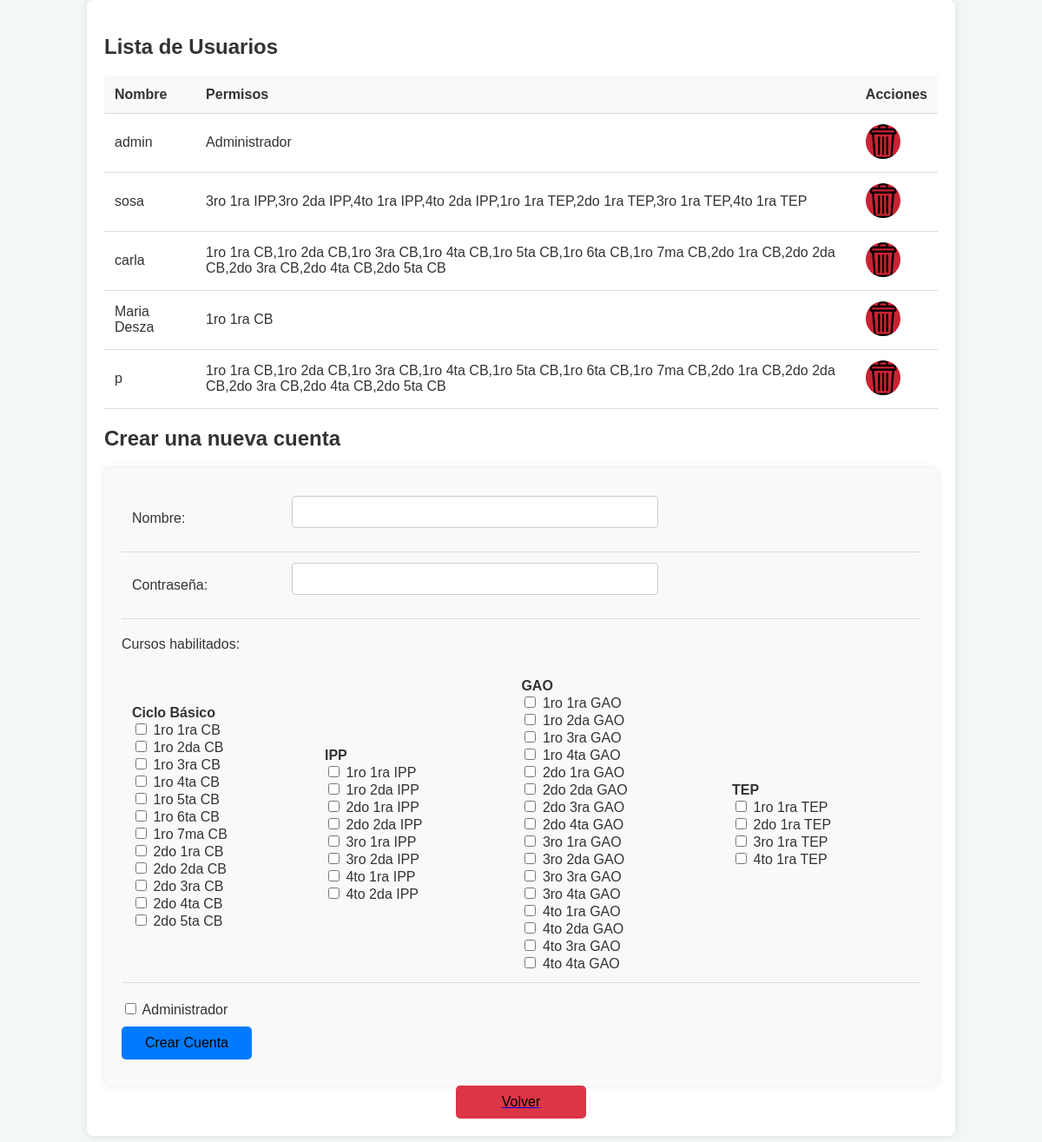
/cuentas.php (signed in), run on an earlier commit of the app's database.
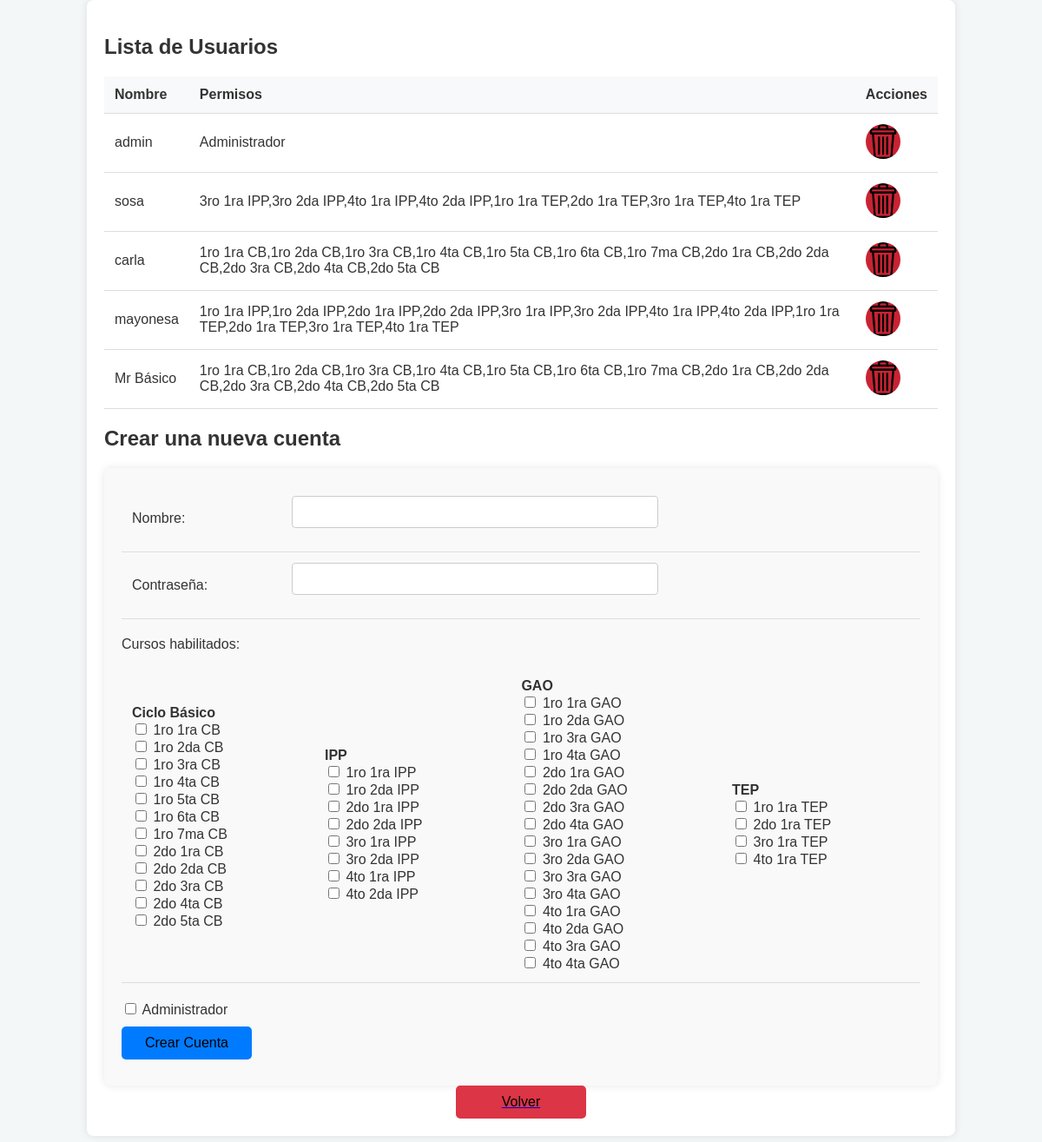
And on a later commit of the database.
### tables this page shows
CREATE TABLE IF NOT EXISTS `usuarios` (
  `id` int NOT NULL AUTO_INCREMENT,
  `nombre` varchar(255) NOT NULL,
  `contraseña` varchar(255) NOT NULL,
  `permisos` set('1ro 1ra CB','1ro 2da CB','1ro 3ra CB','1ro 4ta CB','1ro 5ta CB','1ro 6ta CB','1ro 7ma CB','2do 1ra CB','2do 2da CB','2do 3ra CB','2do 4ta CB','2do 5ta CB','1ro 1ra IPP','1ro 2da IPP','2do 1ra IPP','2do 2da IPP','3ro 1ra IPP','3ro 2da IPP','4to 1ra IPP','4to 2da IPP','1ro 1ra GAO','1ro 2da GAO','1ro 3ra GAO','1ro 4ta GAO','2do 1ra GAO','2do 2da GAO','2do 3ra GAO','2do 4ta GAO','3ro 1ra GAO','3ro 2da GAO','3ro 3ra GAO','3ro 4ta GAO','4to 1ra GAO','4to 2da GAO','4to 3ra GAO','4to 4ta GAO','1ro 1ra TEP','2do 1ra TEP','3ro 1ra TEP','4to 1ra TEP','Administrador') DEFAULT NULL,
  PRIMARY KEY (`id`)
);

### cuentas.php (the view, shortened to what this page needs)
<?php
$host = "localhost";
$dbname = "registro";
$username = "root";
$password = "";
try {
    $conn = new PDO("mysql:host=$host;dbname=$dbname", $username, $password);
    $conn->setAttribute(PDO::ATTR_ERRMODE, PDO::ERRMODE_EXCEPTION);
} catch (PDOException $e) {
    die("Error al conectar con la base de datos: " . $e->getMessage());
}
$permiso = "";
$stmt = $conn->prepare("SELECT * FROM usuarios");
$stmt->execute();
$usuarios = $stmt->fetchAll(PDO::FETCH_ASSOC);
?>
<!DOCTYPE html>
<html lang="es">
<head>
    <link rel="stylesheet" href="css/cuentas.css">
</head>
    <div class="container">
        <h2>Lista de Usuarios</h2>
        <div class="table-container">
        <table class="table">
            <tr>
                <th>Nombre</th>
                <th>Permisos</th>
                <th>Acciones</th>
            </tr>
            <?php foreach ($usuarios as $usuario): ?>
            <tr>
                <td><?php echo htmlspecialchars($usuario['nombre']); ?></td>
                <td><?php echo htmlspecialchars($usuario['permisos']); ?></td>
                <td>
                    <form action="" method="post" style="display:inline;">
                        <button type="submit" name="quitar" class="eliminar"></button>
                    </form>
                </td>
            </tr>
            <?php endforeach; ?>
        </table>
        <h2>Crear una nueva cuenta</h2>
        <div class="formulario">
        <form method="POST" action="">
            <table>
                <tr>
                    <td><label for="nombre">Nombre:</label></td>
                    <td><input type="text" name="nombre" required></td>
                </tr>
                <tr>
                    <td><label for="contraseña">Contraseña:</label></td>
                    <td><input type="password" name="contraseña" required></td>
                </tr>
            </table>
        <div class="cursos">
        <label>Cursos habilitados:</label><br>
<div class="opciones">
<table>
<tr>
<td>
<div class="CB">
<strong>Ciclo Básico</strong><br>
<input type="checkbox" name="cursos[]" <?php if (isset($permiso) && in_array("1ro 1ra CB", explode(',', $permiso))) echo 'checked'; ?> value="1ro 1ra CB"> 1ro 1ra CB<br>
<input type="checkbox" name="cursos[]" <?php if (isset($permiso) && in_array("1ro 2da CB", explode(',', $permiso))) echo 'checked'; ?> value="1ro 2da CB"> 1ro 2da CB<br>
<input type="checkbox" name="cursos[]" <?php if (isset($permiso) && in_array("1ro 3ra CB", explode(',', $permiso))) echo 'checked'; ?> value="1ro 3ra CB"> 1ro 3ra CB<br>
<input type="checkbox" name="cursos[]" <?php if (isset($permiso) && in_array("1ro 4ta CB", explode(',', $permiso))) echo 'checked'; ?> value="1ro 4ta CB"> 1ro 4ta CB<br>
<input type="checkbox" name="cursos[]" <?php if (isset($permiso) && in_array("1ro 5ta CB", explode(',', $permiso))) echo 'checked'; ?> value="1ro 5ta CB"> 1ro 5ta CB<br>
<input type="checkbox" name="cursos[]" <?php if (isset($permiso) && in_array("1ro 6ta CB", explode(',', $permiso))) echo 'checked'; ?> value="1ro 6ta CB"> 1ro 6ta CB<br>
<input type="checkbox" name="cursos[]" <?php if (isset($permiso) && in_array("1ro 7ma CB", explode(',', $permiso))) echo 'checked'; ?> value="1ro 7ma CB"> 1ro 7ma CB<br>
<input type="checkbox" name="cursos[]" <?php if (isset($permiso) && in_array("2do 1ra CB", explode(',', $permiso))) echo 'checked'; ?> value="2do 1ra CB"> 2do 1ra CB<br>
<input type="checkbox" name="cursos[]" <?php if (isset($permiso) && in_array("2do 2da CB", explode(',', $permiso))) echo 'checked'; ?> value="2do 2da CB"> 2do 2da CB<br>
<input type="checkbox" name="cursos[]" <?php if (isset($permiso) && in_array("2do 3ra CB", explode(',', $permiso))) echo 'checked'; ?> value="2do 3ra CB"> 2do 3ra CB<br>
<input type="checkbox" name="cursos[]" <?php if (isset($permiso) && in_array("2do 4ta CB", explode(',', $permiso))) echo 'checked'; ?> value="2do 4ta CB"> 2do 4ta CB<br>
<input type="checkbox" name="cursos[]" <?php if (isset($permiso) && in_array("2do 5ta CB", explode(',', $permiso))) echo 'checked'; ?> value="2do 5ta CB"> 2do 5ta CB<br>
</div>
</td>
<td>
<div class="IPP">
<br><strong>IPP</strong><br>
<input type="checkbox" name="cursos[]" <?php if (isset($permiso) && in_array("1ro 1ra IPP", explode(',', $permiso))) echo 'checked'; ?> value="1ro 1ra IPP"> 1ro 1ra IPP<br>
<input type="checkbox" name="cursos[]" <?php if (isset($permiso) && in_array("1ro 2da IPP", explode(',', $permiso))) echo 'checked'; ?> value="1ro 2da IPP"> 1ro 2da IPP<br>
<input type="checkbox" name="cursos[]" <?php if (isset($permiso) && in_array("2do 1ra IPP", explode(',', $permiso))) echo 'checked'; ?> value="2do 1ra IPP"> 2do 1ra IPP<br>
<input type="checkbox" name="cursos[]" <?php if (isset($permiso) && in_array("2do 2da IPP", explode(',', $permiso))) echo 'checked'; ?> value="2do 2da IPP"> 2do 2da IPP<br>
<input type="checkbox" name="cursos[]" <?php if (isset($permiso) && in_array("3ro 1ra IPP", explode(',', $permiso))) echo 'checked'; ?> value="3ro 1ra IPP"> 3ro 1ra IPP<br>
<input type="checkbox" name="cursos[]" <?php if (isset($permiso) && in_array("3ro 2da IPP", explode(',', $permiso))) echo 'checked'; ?> value="3ro 2da IPP"> 3ro 2da IPP<br>
<input type="checkbox" name="cursos[]" <?php if (isset($permiso) && in_array("4to 1ra IPP", explode(',', $permiso))) echo 'checked'; ?> value="4to 1ra IPP"> 4to 1ra IPP<br>
<input type="checkbox" name="cursos[]" <?php if (isset($permiso) && in_array("4to 2da IPP", explode(',', $permiso))) echo 'checked'; ?> value="4to 2da IPP"> 4to 2da IPP<br>
</div>
</td>
<td>
<div class="GAO">
<br><strong>GAO</strong><br>
<input type="checkbox" name="cursos[]" <?php if (isset($permiso) && in_array("1ro 1ra GAO", explode(',', $permiso))) echo 'checked'; ?> value="1ro 1ra GAO"> 1ro 1ra GAO<br>
<input type="checkbox" name="cursos[]" <?php if (isset($permiso) && in_array("1ro 2da GAO", explode(',', $permiso))) echo 'checked'; ?> value="1ro 2da GAO"> 1ro 2da GAO<br>
<input type="checkbox" name="cursos[]" <?php if (isset($permiso) && in_array("1ro 3ra GAO", explode(',', $permiso))) echo 'checked'; ?> value="1ro 3ra GAO"> 1ro 3ra GAO<br>
<input type="checkbox" name="cursos[]" <?php if (isset($permiso) && in_array("1ro 4ta GAO", explode(',', $permiso))) echo 'checked'; ?> value="1ro 4ta GAO"> 1ro 4ta GAO<br>
<input type="checkbox" name="cursos[]" <?php if (isset($permiso) && in_array("2do 1ra GAO", explode(',', $permiso))) echo 'checked'; ?> value="2do 1ra GAO"> 2do 1ra GAO<br>
<input type="checkbox" name="cursos[]" <?php if (isset($permiso) && in_array("2do 2da GAO", explode(',', $permiso))) echo 'checked'; ?> value="2do 2da GAO"> 2do 2da GAO<br>
<input type="checkbox" name="cursos[]" <?php if (isset($permiso) && in_array("2do 3ra GAO", explode(',', $permiso))) echo 'checked'; ?> value="2do 3ra GAO"> 2do 3ra GAO<br>
<input type="checkbox" name="cursos[]" <?php if (isset($permiso) && in_array("2do 4ta GAO", explode(',', $permiso))) echo 'checked'; ?> value="2do 4ta GAO"> 2do 4ta GAO<br>
<input type="checkbox" name="cursos[]" <?php if (isset($permiso) && in_array("3ro 1ra GAO", explode(',', $permiso))) echo 'checked'; ?> value="3ro 1ra GAO"> 3ro 1ra GAO<br>
<input type="checkbox" name="cursos[]" <?php if (isset($permiso) && in_array("3ro 2da GAO", explode(',', $permiso))) echo 'checked'; ?> value="3ro 2da GAO"> 3ro 2da GAO<br>
<input type="checkbox" name="cursos[]" <?php if (isset($permiso) && in_array("3ro 3ra GAO", explode(',', $permiso))) echo 'checked'; ?> value="3ro 3ra GAO"> 3ro 3ra GAO<br>
<input type="checkbox" name="cursos[]" <?php if (isset($permiso) && in_array("3ro 4ta GAO", explode(',', $permiso))) echo 'checked'; ?> value="3ro 4ta GAO"> 3ro 4ta GAO<br>
<input type="checkbox" name="cursos[]" <?php if (isset($permiso) && in_array("4to 1ra GAO", explode(',', $permiso))) echo 'checked'; ?> value="4to 1ra GAO"> 4to 1ra GAO<br>
<input type="checkbox" name="cursos[]" <?php if (isset($permiso) && in_array("4to 2da GAO", explode(',', $permiso))) echo 'checked'; ?> value="4to 2da GAO"> 4to 2da GAO<br>
<input type="checkbox" name="cursos[]" <?php if (isset($permiso) && in_array("4to 3ra GAO", explode(',', $permiso))) echo 'checked'; ?> value="4to 3ra GAO"> 4to 3ra GAO<br>
<input type="checkbox" name="cursos[]" <?php if (isset($permiso) && in_array("4to 4ta GAO", explode(',', $permiso))) echo 'checked'; ?> value="4to 4ta GAO"> 4to 4ta GAO<br>
</div>
</td>
<td>
<br><strong>TEP</strong><br>
<input type="checkbox" name="cursos[]" <?php if (isset($permiso) && in_array("1ro 1ra TEP", explode(',', $permiso))) echo 'checked'; ?> value="1ro 1ra TEP"> 1ro 1ra TEP<br>
<input type="checkbox" name="cursos[]" <?php if (isset($permiso) && in_array("2do 1ra TEP", explode(',', $permiso))) echo 'checked'; ?> value="2do 1ra TEP"> 2do 1ra TEP<br>
<input type="checkbox" name="cursos[]" <?php if (isset($permiso) && in_array("3ro 1ra TEP", explode(',', $permiso))) echo 'checked'; ?> value="3ro 1ra TEP"> 3ro 1ra TEP<br>
<input type="checkbox" name="cursos[]" <?php if (isset($permiso) && in_array("4to 1ra TEP", explode(',', $permiso))) echo 'checked'; ?> value="4to 1ra TEP"> 4to 1ra TEP<br>
</div>
<input type="checkbox" name="cursos[]" <?php if (isset($permiso) && in_array("Administrador", explode(',', $permiso))) echo 'checked'; ?> value="Administrador"> Administrador<br>
</div>
</div>
            <button class="btn registrar" type="submit" name="crear">Crear Cuenta</button>
    </div>
        <a href="index.php"><button class="btn btn-logout" >Volver</button></a>
    </div>
</body>
</html>

### css/cuentas.css (style rules this page uses)
.container { width: 80%; max-width: 1200px; background-color: white; border-radius: 8px; box-shadow: 0px 0px 10px rgba(0, 0, 0, 0.1); padding: 20px; margin-bottom: 30px; }
table { width: 100%; border-collapse: collapse; margin-bottom: 20px; }
table th, table td { padding: 12px; border-bottom: 1px solid #ddd; text-align: left; }
table th { background-color: #f8f9fa; font-weight: bold; }
.formulario { background-color: #f9f9f9; padding: 20px; border-radius: 8px; box-shadow: 0px 0px 10px rgba(0, 0, 0, 0.1); }
.formulario select, .formulario input[type="text"], .formulario input[type="password"] { width: 400px; padding: 10px; margin-bottom: 15px; border-radius: 4px; border: 1px solid #ccc; }
.eliminar { background: url("../img/basurero.png") no-repeat center center; background-size: cover; border-radius: 100%; height: 40px; width: 40px; background-color: #c82333 ; border: 0; }
.btn-logout { background-color: #dc3545; width:auto; display:block; margin: auto; }
.btn { border: none; padding: 10px 20px; margin: 10px 0; border-radius: 5px; cursor: pointer; font-size: 16px; transition: background-color 0.3s ease; display: inline-block; width: 150px; }
.registrar { background-color: #007BFF; }
.btn-logout { background-color: #dc3545; display:block; margin: auto; }

What changed in the data, as far as the page shows it:
removed usuarios: nombre "Maria Desza", permisos "1ro 1ra CB"
removed usuarios: nombre "p", permisos "1ro 1ra CB,1ro 2da CB,1ro 3ra CB,1ro 4ta CB,1ro 5ta CB,1ro 6ta CB,1ro 7ma CB,2do 1ra CB,2do 2da CB,2do 3ra CB,2do 4ta CB,2do 5ta CB"
added usuarios: nombre "mayonesa", permisos "1ro 1ra IPP,1ro 2da IPP,2do 1ra IPP,2do 2da IPP,3ro 1ra IPP,3ro 2da IPP,4to 1ra IPP,4to 2da IPP,1ro 1ra TEP,2do 1ra TEP,3ro 1ra TEP,4to 1ra TEP"
added usuarios: nombre "Mr Básico", permisos "1ro 1ra CB,1ro 2da CB,1ro 3ra CB,1ro 4ta CB,1ro 5ta CB,1ro 6ta CB,1ro 7ma CB,2do 1ra CB,2do 2da CB,2do 3ra CB,2do 4ta CB,2do 5ta CB"
